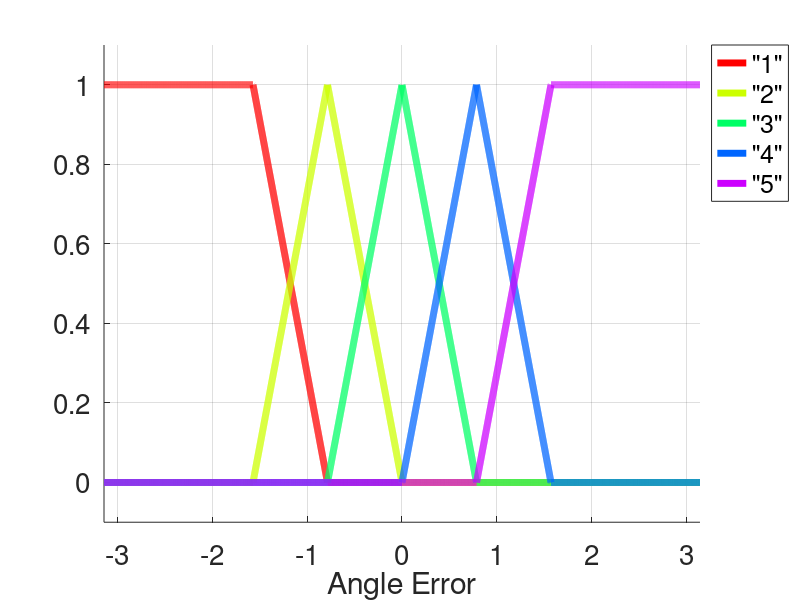
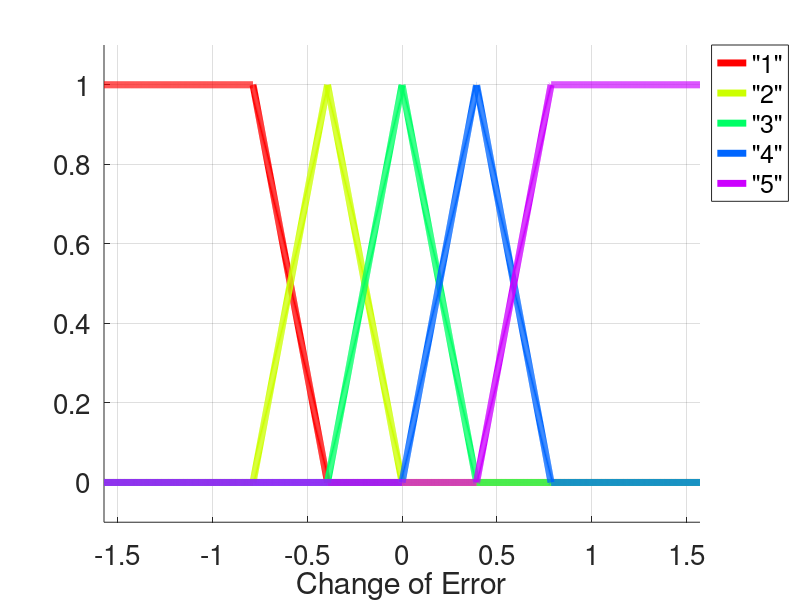
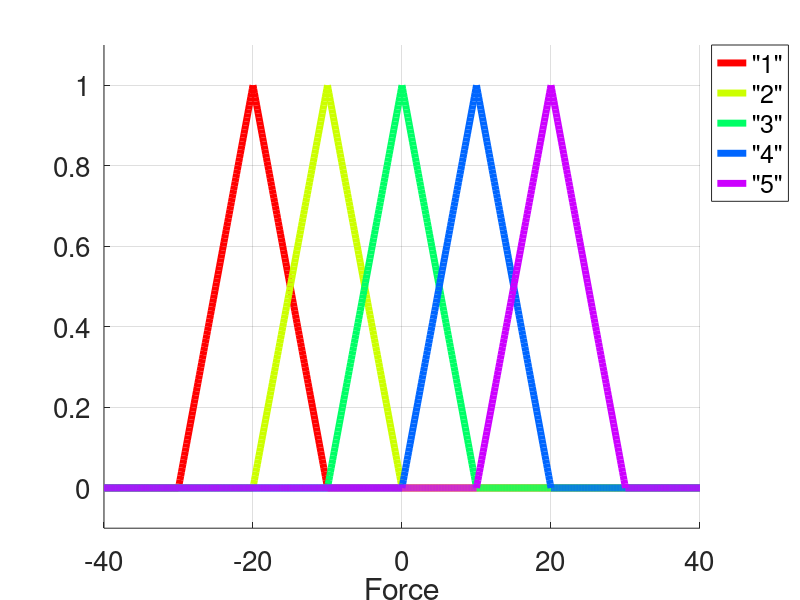

Write the MATLAB code that produced these figures, in order.
function test_membershipfunction(varargin)
% Plot membership functions of e, de and F
% test_membershipfunction(variable1,value1,variable2,value2,...)
% Inputs:
%   functiontype: membership function type, default is 'triangle'
%   e: range of e, default is -pi:0.001:pi
%   de: range of de, default is -pi/2:0.001:pi/2
%   F: range of F, default is -40:0.1:40
%   centerpoint: center point of membership functions, default is [-pi/2 -pi/4 0 pi/4 pi/2;-pi/4 -pi/8 0 pi/8 pi/4;-20 -10 0 10 20]
%   width: bottom width of membership function, default is [pi/2 pi/2 pi/2 pi/2 pi/2;pi/4 pi/4 pi/4 pi/4 pi/4;20 20 20 20 20]
% Outputs:
%   figure 1: membership function of e
%   figure 2: membership function of de
%   figure 3 membership function of F

if mod(length(varargin),2)==1
    error('Error input. input should be (''t_0'',10)')
end
% Generate default values
functiontype='triangle';
e=-pi:0.001:pi;
de=-pi/2:0.001:pi/2;
F=-40:0.1:40;
centerpoint=[-pi/2 -pi/4 0 pi/4 pi/2;-pi/4 -pi/8 0 pi/8 pi/4;-20 -10 0 10 20];
width=[pi/2 pi/2 pi/2 pi/2 pi/2;pi/4 pi/4 pi/4 pi/4 pi/4;20 20 20 20 20];
% Get inputs
for i=1:2:length(varargin)
    if strcmpi(varargin{i},'centerpoint')
        centerpoint=varargin{i+1};
    elseif strcmpi(varargin{i},'width')
        width=varargin{i+1};
    elseif strcmpi(varargin{i},'functiontype')
        functiontype=varargin{i+1};
    elseif strcmpi(varargin{i},'e')
        e=varargin{i+1};
    elseif strcmpi(varargin{i},'de')
        de=varargin{i+1};
    elseif strcmpi(varargin{i},'F')
        F=varargin{i+1};
    end
end
% Begin to build membership functions
M=size(centerpoint,2);
N=M;
if strcmpi(functiontype,'triangle')
    function_1_define=@(e,c,w) 1.*(e<c)...
                                +(-2./w.*e+(1+2.*c./w)).*(e>=c & e<(c+w./2))...
                                +0.*(e>=(c+w./2));
    function_2_define=@(e,c,w) 0.*(e<(c-w./2))...
                                +(2./w.*e+(1-2.*c./w)).*(e>=(c-w./2)&e<c)...
                                +(-2./w.*e+(1+2.*c./w)).*(e>=c & e<(c+w./2))...
                                +0.*(e>=(c+w./2));
    function_3_define=@(e,c,w) 0.*(e<(c-w./2))...
                                +(2./w.*e+(1-2.*c./w)).*(e>=(c-w./2)&e<c)...
                                +1.*(e>c);
    % Create membership function for e
    function_e_store=cell(1,M);
    function_e_store{1}=@(e) function_1_define(e,centerpoint(1,1),width(1,1));
    for i=2:M-1
        center=centerpoint(1,i);
        widthvalue=width(1,i);
        function_e_store{i}=@(e) function_2_define(e,center,widthvalue);
    end
    function_e_store{M}=@(e) function_3_define(e,centerpoint(1,M),width(1,M));
    % Create membership function for de
    function_de_store=cell(1,M);
    function_de_store{1}=@(de) function_1_define(de,centerpoint(2,1),width(2,1));
    for i=2:M-1
        center=centerpoint(2,i);
        widthvalue=width(2,i);
        function_de_store{i}=@(de) function_2_define(de,center,widthvalue);
    end
    function_de_store{M}=@(de) function_3_define(de,centerpoint(2,M),width(2,M));
    % Create membership function for F
    function_F_store=cell(1,M);
    for i=1:M
        center=centerpoint(3,i);
        widthvalue=width(3,i);
        function_F_store{i}=@(F) function_2_define(F,center,widthvalue);
    end
elseif strcmpi(functiontype,'Gaussian')
    function_1_define=@(e,c,w) 1.*(e<c)...
                                +sqrt(2*pi).*(w./8).*normpdf(e,c,w./8).*(e>=c);
    function_2_define=@(e,c,w) sqrt(2*pi).*(w./8).*normpdf(e,c,w./8);
    function_3_define=@(e,c,w) sqrt(2*pi).*(w./8).*normpdf(e,c,w./8).*(e<c)...
                                +1.*(e>=c);
    % Create membership function for e
    function_e_store=cell(1,M);
    function_e_store{1}=@(e) function_1_define(e,centerpoint(1,1),width(1,1));
    for i=2:M-1
        center=centerpoint(1,i);
        widthvalue=width(1,i);
        function_e_store{i}=@(e) function_2_define(e,center,widthvalue);
    end
    function_e_store{M}=@(e) function_3_define(e,centerpoint(1,M),width(1,M));
    % Create membership function for de
    function_de_store=cell(1,M);
    function_de_store{1}=@(de) function_1_define(de,centerpoint(2,1),width(2,1));
    for i=2:M-1
        center=centerpoint(2,i);
        widthvalue=width(2,i);
        function_de_store{i}=@(de) function_2_define(de,center,widthvalue);
    end
    function_de_store{M}=@(de) function_3_define(de,centerpoint(2,M),width(2,M));
    % Create membership function for F
    function_F_store=cell(1,M);
    for i=1:M
        center=centerpoint(3,i);
        widthvalue=width(3,i);
        function_F_store{i}=@(F) function_2_define(F,center,widthvalue);
    end
else
    error('Membership function type is not supported')
end

% Plot result
fontsize=20;
linewidth=5;
marksize=10;
c=hsv(M);
legend_str=cell(1,M);
for i=1:M
    legend_str{i}=['"' num2str(i) '"'];
end
legend_position='NorthEastOutside';
figure;
hold on
for i=1:M
plot(e,function_e_store{i}(e),'LineWidth',linewidth,'MarkerSize',marksize,'Color',c(i,:))
end
legend(legend_str,'Location',legend_position);
grid on;
axis([min(e) max(e) -0.1 1.1])
xlabel('Angle Error','FontSize',fontsize)
set(gca,'FontSize',fontsize);

figure;
hold on
for i=1:M
plot(de,function_de_store{i}(de),'LineWidth',linewidth,'MarkerSize',marksize,'Color',c(i,:))
end
grid on;
legend(legend_str,'Location',legend_position);
axis([min(de) max(de) -0.1 1.1])
xlabel('Change of Error','FontSize',fontsize)
set(gca,'FontSize',fontsize);

figure;
hold on
for i=1:M
plot(F,function_F_store{i}(F),'LineWidth',linewidth,'MarkerSize',marksize,'Color',c(i,:))
end
grid on;
legend(legend_str,'Location',legend_position);
axis([min(F) max(F) -0.1 1.1])
xlabel('Force','FontSize',fontsize)
set(gca,'FontSize',fontsize);